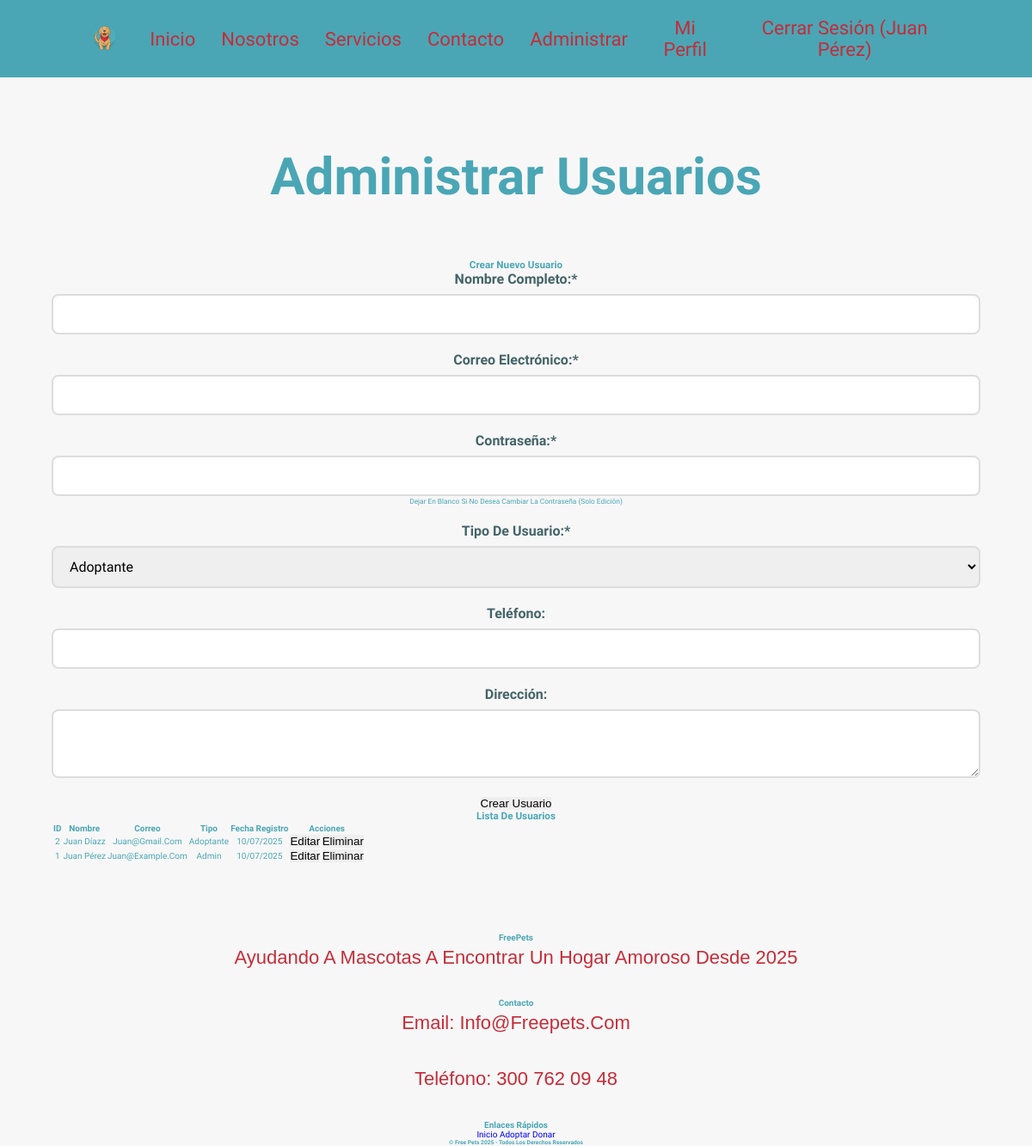
/admin_usuarios.php (signed in), run on an earlier commit of the app's database.
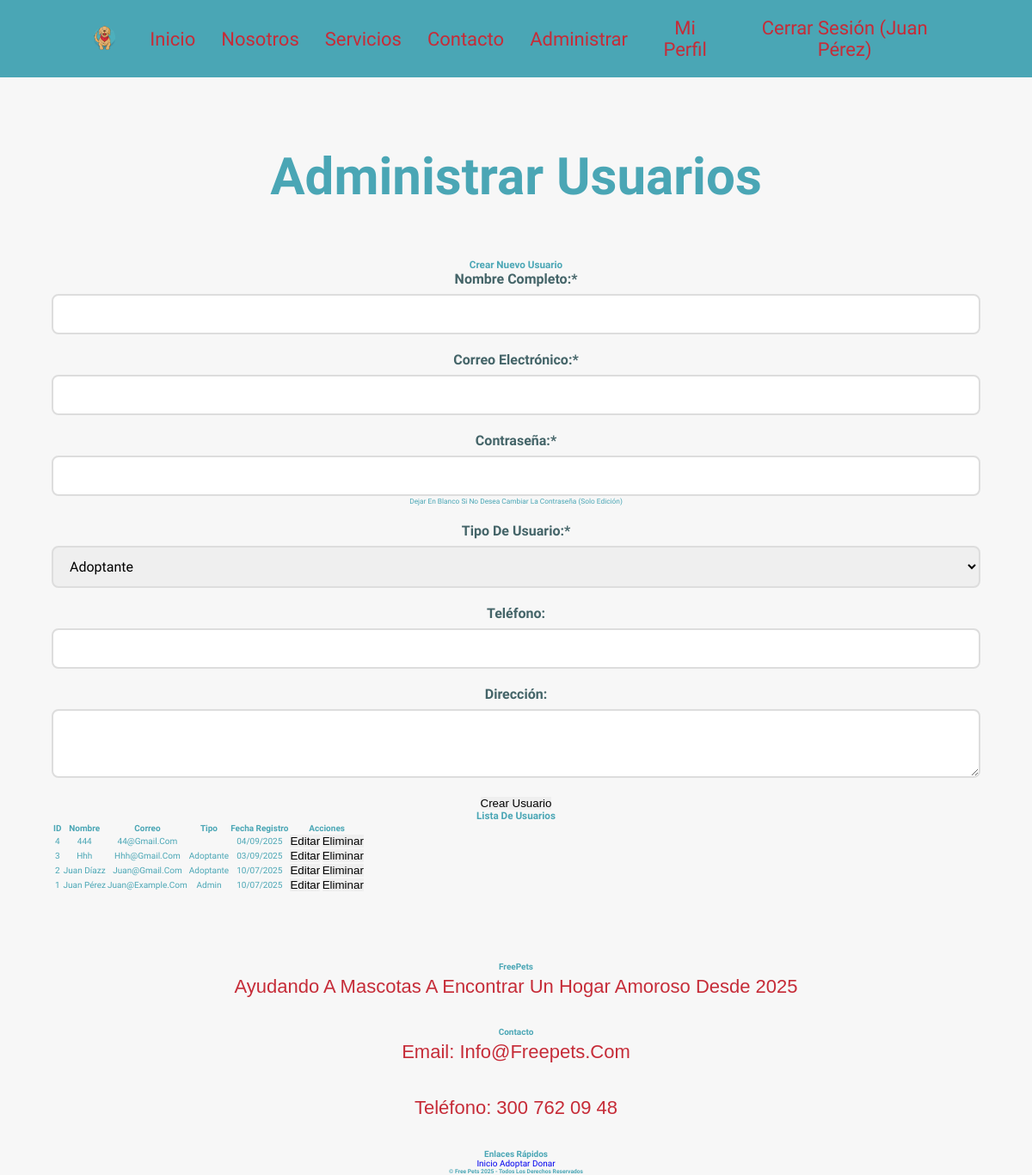
And on a later commit of the database.
### tables this page shows
CREATE TABLE `usuarios` (
  `id_usuario` int(11) NOT NULL,
  `nombre` varchar(100) NOT NULL,
  `correo` varchar(100) NOT NULL,
  `contraseña` varchar(255) NOT NULL,
  `tipo_usuario` enum('adoptante','admin') DEFAULT 'adoptante',
  `fecha_registro` timestamp NOT NULL DEFAULT current_timestamp(),
  `telefono` varchar(20) DEFAULT NULL,
  `direccion` text DEFAULT NULL
);

### admin_usuarios.php (the view, shortened to what this page needs)
<?php
include 'conexion.php';
$sql_usuarios = "SELECT * FROM usuarios ORDER BY fecha_registro DESC";
$resultado_usuarios = $conn->query($sql_usuarios);
$usuarios = [];
if ($resultado_usuarios->num_rows > 0) {
    while($fila = $resultado_usuarios->fetch_assoc()) {
        $usuarios[] = $fila;
    }
}
include 'includes/header.php';
?>
<section class="content admin-usuarios">
    <h2 class="title">Administrar Usuarios</h2>
    <div class="admin-form">
        <h3 id="form-titulo">Crear Nuevo Usuario</h3>
        <form method="POST" action="" id="usuario-form">
            <div class="form-row">
                <div class="form-group">
                    <label for="nombre">Nombre completo:*</label>
                    <input type="text" id="nombre" name="nombre" required>
                </div>
                <div class="form-group">
                    <label for="correo">Correo electrónico:*</label>
                    <input type="email" id="correo" name="correo" required>
                </div>
            </div>
            <div class="form-row">
                <div class="form-group">
                    <label for="password" id="label-password">Contraseña:*</label>
                    <input type="password" id="password" name="password" required>
                    <small id="password-help">Dejar en blanco si no desea cambiar la contraseña (solo edición)</small>
                </div>
                <div class="form-group">
                    <label for="tipo_usuario">Tipo de usuario:*</label>
                    <select id="tipo_usuario" name="tipo_usuario" required>
                        <option value="adoptante">Adoptante</option>
                    </select>
                </div>
            </div>
            <div class="form-row">
                <div class="form-group">
                    <label for="telefono">Teléfono:</label>
                    <input type="tel" id="telefono" name="telefono">
                </div>
                <div class="form-group">
                    <label for="direccion">Dirección:</label>
                    <textarea id="direccion" name="direccion" rows="2"></textarea>
                </div>
            </div>
            <div class="form-actions">
                <button type="submit" name="crear_usuario" id="btn-submit">Crear Usuario</button>
            </div>
        </form>
    </div>
    <div class="admin-list">
        <h3>Lista de Usuarios</h3>
        <?php if (count($usuarios) > 0): ?>
            <div class="table-responsive">
                <table class="users-table">
                    <thead>
                        <tr>
                            <th>ID</th>
                            <th>Nombre</th>
                            <th>Correo</th>
                            <th>Tipo</th>
                            <th>Fecha Registro</th>
                            <th>Acciones</th>
                        </tr>
                    </thead>
                    <tbody>
                        <?php foreach ($usuarios as $usuario): ?>
                            <tr>
                                <td><?php echo $usuario['id_usuario']; ?></td>
                                <td><?php echo htmlspecialchars($usuario['nombre']); ?></td>
                                <td><?php echo htmlspecialchars($usuario['correo']); ?></td>
                                <td><?php echo htmlspecialchars($usuario['tipo_usuario']); ?></td>
                                <td><?php echo date('d/m/Y', strtotime($usuario['fecha_registro'])); ?></td>
                                <td>
                                    <button class="btn-edit" onclick="editarUsuario(<?php echo $usuario['id_usuario']; ?>)">Editar</button>
                                    <form method="POST" action="" style="display: inline;">
                                        <button type="submit" name="eliminar_usuario" class="btn-delete"
                                                onclick="return confirm('¿Está seguro de que desea eliminar este usuario?')">Eliminar</button>
                                    </form>
                                </td>
                            </tr>
                        <?php endforeach; ?>
                    </tbody>
                </table>
            </div>
        <?php else: ?>
            <p>No hay usuarios registrados.</p>
        <?php endif; ?>
    </div>
</section>
<?php
include 'includes/footer.php';
?>

What changed in the data, as far as the page shows it:
added usuarios: id_usuario "4", nombre "444", correo "44@gmail.com", fecha_registro "04/09/2025"
added usuarios: id_usuario "3", nombre "Hhh", correo "Hhh@gmail.com", tipo_usuario "Adoptante", fecha_registro "03/09/2025"
